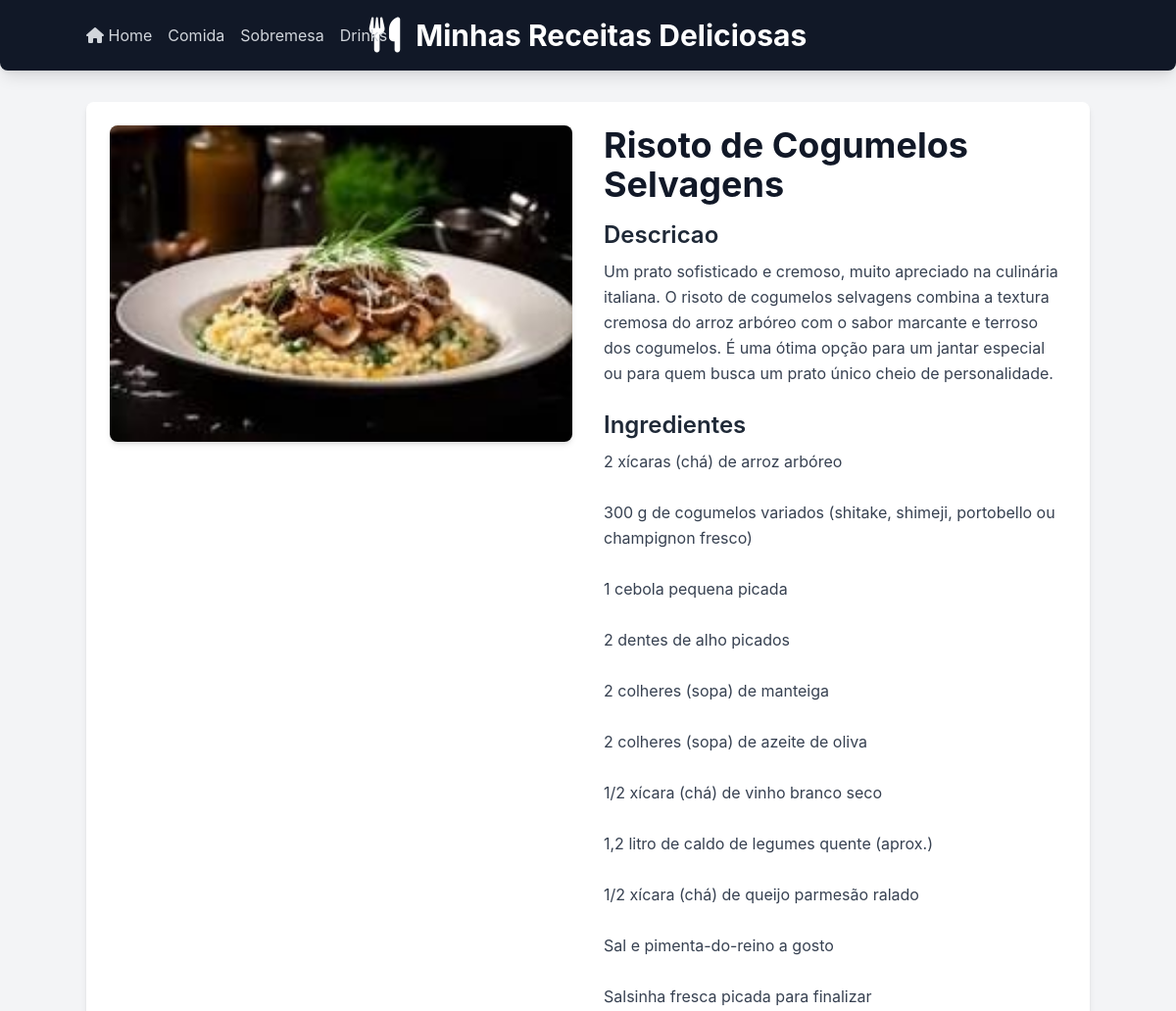
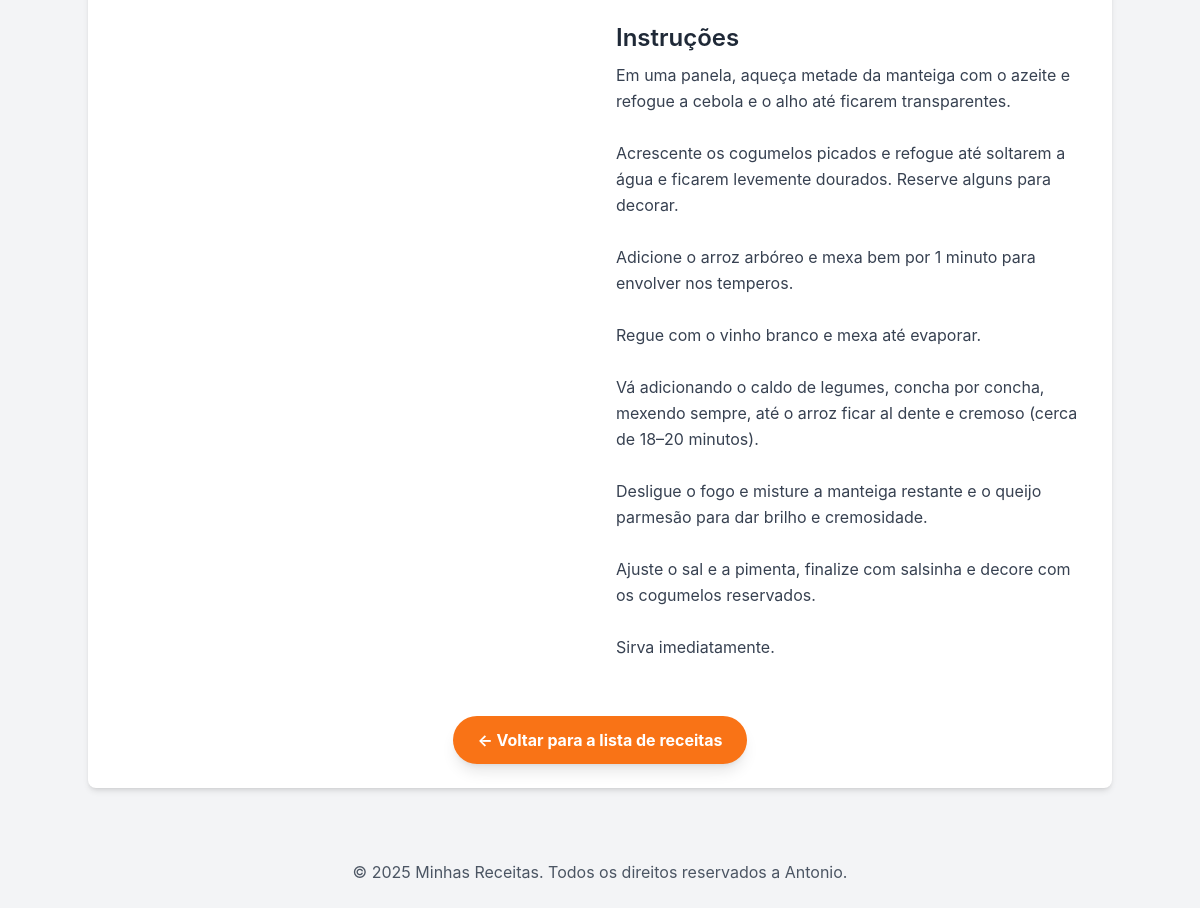
The page /receitas/receita/6/ on the database its author committed (2 pictures, top to bottom).
### receitas/models.py (models this page shows, shortened)
class Receita(models.Model):
    CATEGORIAS = [
    ('comida', 'Comida'),
    ('sobremesa', 'Sobremesa'),
    ('drink', 'Drink'),
]
    title = models.CharField("Título",max_length=200)
    description = models.TextField("Descrição")
    ingredients = models.TextField("Ingredientes")
    instructions = models.TextField("Mod de Preparo")
    image = models.ImageField("Imagem",upload_to='receitas_images/', blank=True, null=True)
    categoria = models.CharField("Categoria", max_length=20, choices=CATEGORIAS, default='comida')
    created_at = models.DateTimeField(auto_now_add=True)
    updated_at = models.DateTimeField(auto_now=True)
    class Meta:
        verbose_name = "Receita"
        verbose_name_plural = "Receitas"
        ordering = ['-created_at']# ordena as receitas pela data de criação, da mais recente para a mais antiga

### receitas/views.py (the view)
# urls.py: path('receita/<int:id>/', views.receita_detail, name='receita_detail'),
def receita_detail(request, id):
        receita=get_object_or_404(Receita, pk=id)
        return render(request, 'receitas/receita_detail.html', {'receita': receita})

### receitas/templates/receitas/receita_detail.html (shortened to what this page needs)
{%extends 'receitas/base.html' %}
{% block content %}
        <div class="flex flex-col md:flex-row gap-8">
            {% if receita.image %}
            <div class="md:w-1/2">
                <img src="{{ receita.image.url }}" alt="[Imagem de {{ receita.title }}]" class="w-full h-auto object-cover rounded-lg shadow-md">
            </div>
            {% endif %}
            <div class="md:w-1/2">
                <h2 class="text-4xl font-bold text-gray-900 mb-4">{{ receita.title }}</h2>
                <h3 class="text-2xl font-semibold text-gray-800 mb-2">Descricao</h3>
                <p class="text-gray-700 mb-6 leading-relaxed">{{ receita.description }}</p>
                <h3 class="text-2xl font-semibold text-gray-800 mb-2">Ingredientes</h3>
                <p class="text-gray-700 mb-6 leading-relaxed whitespace-pre-wrap">{{ receita.ingredients}}</p>
                <h3 class="text-2xl font-semibold text-gray-800 mb-2">Instruções</h3>
                <p class="text-gray-700 mb-6 leading-relaxed whitespace-pre-wrap">{{ receita.instructions}}</p>
            </div>
        </div>
        <div class="mt-8 text-center">
            <a href="{%url 'home'%}" class="inline-block bg-orange-500 hover:bg-organge-600 text-white font-bold py-3 px-6 rounded-full transition duration-300 ease-in-out shadow-lg">
                &larr; Voltar para a lista de receitas
            </a>
        </div>
        {% endblock %}

### receitas/templates/receitas/base.html (style rules this page uses)
body { font-family: 'Inter', sans-serif; }

### rows shown on the page
Receita: image (picture), title "Risoto de Cogumelos Selvagens", description "Um prato sofisticado e cremoso, muito apreciado na culinária italiana. O risoto de cogumelos selvagens combina a textura cremosa do arroz arbóreo com o sabor marcante e terroso dos cogumelos. É uma ótima opção para um jantar especial ou para quem busca um prato único cheio de personalidade.", ingredients "2 xícaras (chá) de arroz arbóreo 300 g de cogumelos variados (shitake, shimeji, portobello ou champignon fresco) 1 cebola pequena picada 2 dentes de alho picados 2 colheres (sopa) de manteiga 2 colheres (sopa) de azeite de oliva 1/2 xícara (chá) de vinho branco seco 1,2 litro de caldo de legumes quente (aprox.) 1/2 xícara (chá) de queijo parmesão ralado Sal e pimenta-do-reino a gosto Salsinha fresca picada para finalizar", instructions "Em uma panela, aqueça metade da manteiga com o azeite e refogue a cebola e o alho até ficarem transparentes. Acrescente os cogumelos picados e refogue até soltarem a água e ficarem levemente dourados. Reserve alguns para decorar. Adicione o arroz arbóreo e mexa bem por 1 minuto para envolver nos temperos. Regue com o vinho branco e mexa até evaporar. Vá adicionando o caldo de legumes, concha por concha, mexendo sempre, até o arroz ficar al dente e cremoso (cerca de 18–20 minutos). Desligue o fogo e misture a manteiga restante e o queijo parmesão para dar brilho e cremosidade. Ajuste o sal e a pimenta, finalize com salsinha e decore com os cogumelos reservados. Sirva imediatamente."
